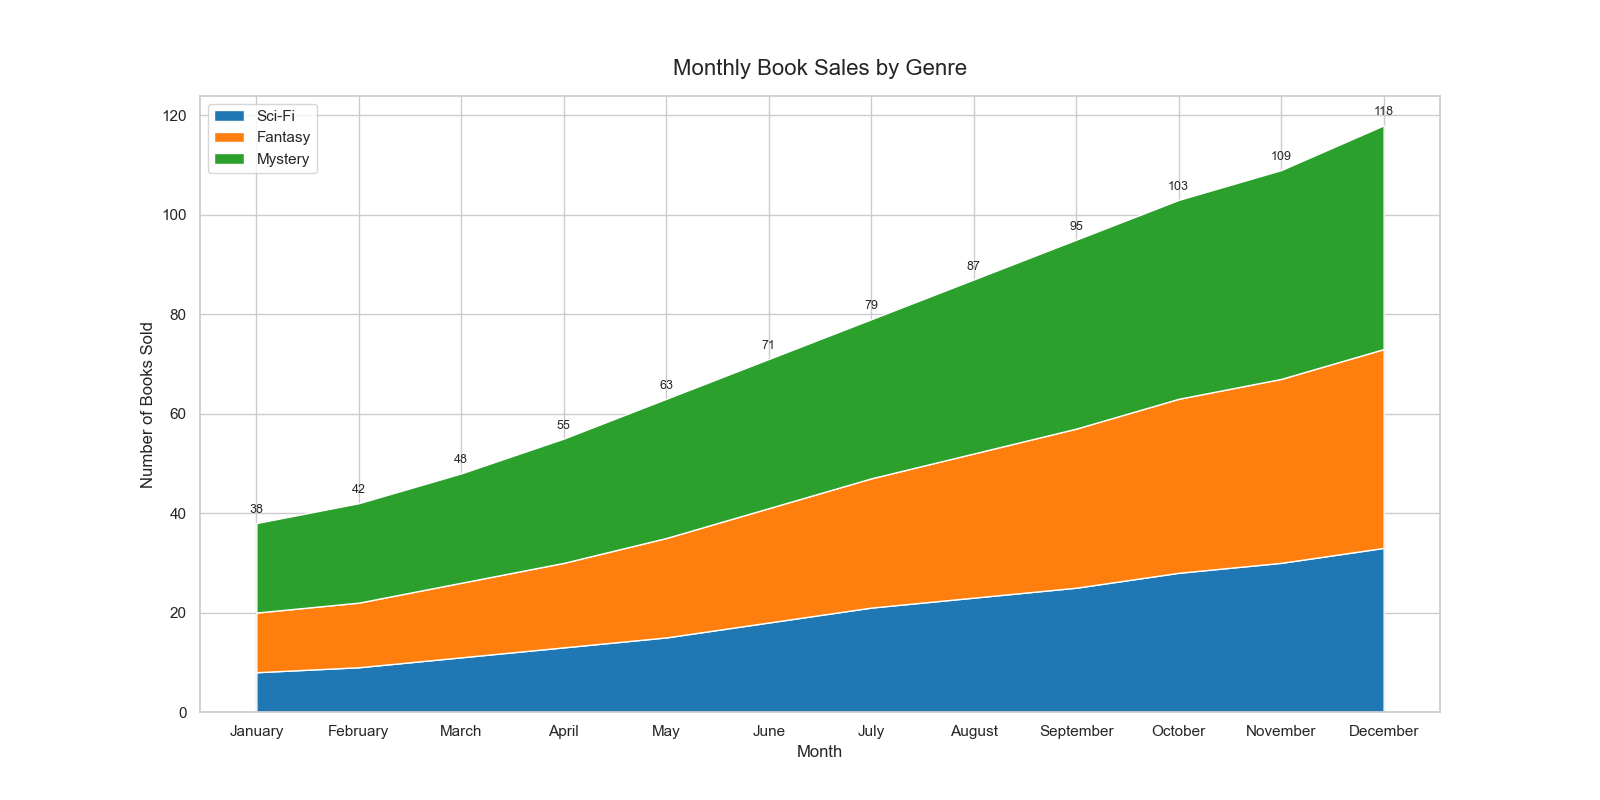

Reproduce this figure in Python.

import seaborn as sns
import pandas as pd
import matplotlib.pyplot as plt

# Define the data
data = {
    "Month": ["January", "February", "March", "April", "May", "June", 
              "July", "August", "September", "October", "November", "December"],
    "SciFi": [8, 9, 11, 13, 15, 18, 21, 23, 25, 28, 30, 33],
    "Fantasy": [12, 13, 15, 17, 20, 23, 26, 29, 32, 35, 37, 40],
    "Mystery": [18, 20, 22, 25, 28, 30, 32, 35, 38, 40, 42, 45]
}

# Create a DataFrame
df = pd.DataFrame(data)

# Set the index to 'Month'
df.set_index('Month', inplace=True)

# Plot the data
sns.set(style="whitegrid")
plt.figure(figsize=(16, 8))
plt.stackplot(df.index, df["SciFi"], df["Fantasy"], df["Mystery"], 
              colors=['#1f77b4', '#ff7f0e', '#2ca02c'], 
              labels=['Sci-Fi', 'Fantasy', 'Mystery'])
plt.legend(loc='upper left')
plt.title('Monthly Book Sales by Genre', fontsize=16, y=1.02)
plt.xlabel('Month')
plt.ylabel('Number of Books Sold')

# Adding Annotations/Labels
for i, row in df.iterrows():
    plt.text(i, row.sum() + 2, str(row.sum()), fontsize=9, horizontalalignment='center')

plt.show()
